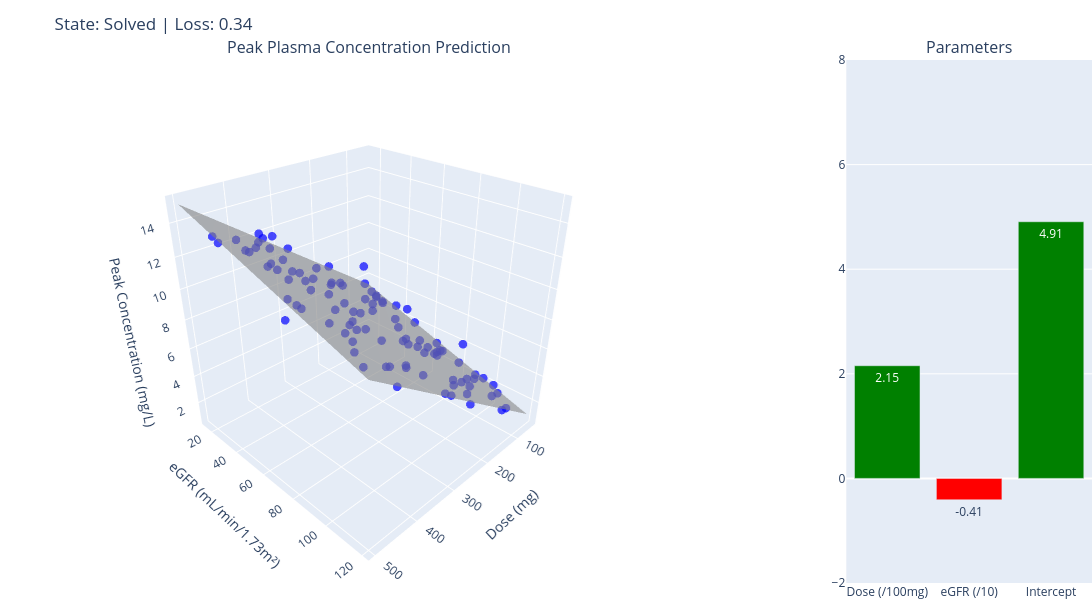

The cell this chart's notebook holds for it:
### Code cell
# 3D Calculated Linear Regression (Plane Fit)
# Clinical Example: Predicting Peak Plasma Concentration from Dose and Renal Function
import torch
import torch.nn as nn
import numpy as np
import plotly.graph_objects as go
from plotly.subplots import make_subplots

# --- TOGGLE LOGIC ---
try:
    is_solved_3d
except NameError:
    is_solved_3d = False

is_solved_3d = not is_solved_3d

# --- 1. SETUP 3D DATA ---
# Simulated pharmacokinetic study - no real patient data.
np.random.seed(42)
n_points = 100

# Two input features (clinical context)
dose_mg = np.random.uniform(50, 500, n_points)   # Administered dose (mg)
egfr = np.random.uniform(15, 120, n_points)      # Renal function, eGFR (mL/min/1.73m^2)

# Rescale both predictors so the learned coefficients are on a comparable scale
# (dose per 100 mg, eGFR per 10 mL/min) - the same trick as standardizing inputs.
dose_100mg = dose_mg / 100.0
egfr_10 = egfr / 10.0

# True relationship: Cmax = 2.2*dose_100mg - 0.45*egfr_10 + 5 + noise
# More drug in = higher peak concentration.
# Better kidney function = faster clearance = LOWER peak concentration,
# which is why the eGFR coefficient is negative.
true_w1, true_w2, true_b = 2.2, -0.45, 5.0
peak_concentration = true_w1 * dose_100mg + true_w2 * egfr_10 + true_b + np.random.normal(0, 0.6, n_points)

# Convert to tensors
X_tensor = torch.from_numpy(np.column_stack([dose_100mg, egfr_10]).astype(np.float32))
z_tensor = torch.from_numpy(peak_concentration.astype(np.float32)).view(-1, 1)

# Define Model (2 inputs -> 1 output)
model_3d = nn.Linear(2, 1)

# --- 2. APPLY LOGIC BASED ON TOGGLE ---
if is_solved_3d:
    # === MODE: CALCULATE EXACT SOLUTION (Normal Equation) ===
    status_msg = "Solved"
    plane_color = 'gray'
    plane_opacity = 0.6

    # Add bias column
    ones = torch.ones(X_tensor.shape[0], 1)
    X_design = torch.cat([X_tensor, ones], dim=1)

    # Normal equation: theta = (X'X)^-1 X'y
    theta = torch.inverse(X_design.t() @ X_design) @ X_design.t() @ z_tensor

    w1_val = theta[0].item()
    w2_val = theta[1].item()
    b_val = theta[2].item()

    # Set model weights
    with torch.no_grad():
        model_3d.weight[0, 0] = w1_val
        model_3d.weight[0, 1] = w2_val
        model_3d.bias[0] = b_val

else:
    # === MODE: RESET TO ZERO ===
    status_msg = "Initial"
    plane_color = 'gray'
    plane_opacity = 0.4

    w1_val, w2_val, b_val = 0.0, 0.0, 0.0

    with torch.no_grad():
        model_3d.weight.fill_(0.0)
        model_3d.bias.fill_(0.0)

# --- 3. CALCULATE LOSS ---
with torch.no_grad():
    predictions = model_3d(X_tensor)
    current_loss = torch.mean((z_tensor - predictions)**2).item()

# --- 4. CREATE PLANE SURFACE FOR VISUALIZATION ---
# Grid in the clinician-facing units (mg and mL/min), plane evaluated on the rescaled inputs
dose_grid = np.linspace(50, 500, 20)
egfr_grid = np.linspace(15, 120, 20)
Dose_mesh, Egfr_mesh = np.meshgrid(dose_grid, egfr_grid)

# Calculate predicted peak concentration for the plane
Conc_plane = w1_val * (Dose_mesh / 100.0) + w2_val * (Egfr_mesh / 10.0) + b_val

# --- 5. VISUALIZE WITH PARAMETER BAR CHART ---
fig = make_subplots(
    rows=1, cols=2,
    column_widths=[0.75, 0.25],
    specs=[[{"type": "scene"}, {"type": "xy"}]],
    subplot_titles=('Peak Plasma Concentration Prediction', 'Parameters')
)

# Trace 1: Data Points (3D scatter)
fig.add_trace(go.Scatter3d(
    x=dose_mg, y=egfr, z=peak_concentration,
    mode='markers',
    marker=dict(size=5, color='blue', opacity=0.7),
    name='Patients'
), row=1, col=1)

# Trace 2: Fitted Plane
fig.add_trace(go.Surface(
    x=Dose_mesh, y=Egfr_mesh, z=Conc_plane,
    colorscale=[[0, plane_color], [1, plane_color]],
    opacity=plane_opacity,
    showscale=False,
    name='Fitted Plane'
), row=1, col=1)

# Trace 3: Parameter bar chart
param_names = ['Dose (/100mg)', 'eGFR (/10)', 'Intercept']
param_values = [w1_val, w2_val, b_val]
colors = ['green' if v >= 0 else 'red' for v in param_values]
fig.add_trace(go.Bar(
    x=param_names,
    y=param_values,
    marker_color=colors,
    text=[f'{v:.2f}' for v in param_values],
    textposition='auto',
    name='Parameters'
), row=1, col=2)

# Camera setup
camera = dict(eye=dict(x=1.5, y=1.5, z=1.2))

fig.update_layout(
    title=f'State: {status_msg} | Loss: {current_loss:.2f}',
    scene=dict(
        xaxis_title='Dose (mg)',
        yaxis_title='eGFR (mL/min/1.73m²)',
        zaxis_title='Peak Concentration (mg/L)',
        camera=camera
    ),
    width=1100, height=600,
    showlegend=False,
    margin=dict(l=0, r=0, b=0, t=60)
)

# Fix parameter bar chart y-axis range
fig.update_yaxes(range=[-2, 8], row=1, col=2)

fig.show()

print(f"Model: Cmax = {w1_val:.4f}×Dose(/100mg) + {w2_val:.4f}×eGFR(/10) + {b_val:.4f}")
print(f"True:  Cmax = {true_w1}×Dose(/100mg) + {true_w2}×eGFR(/10) + {true_b}")

### Figure 1 — Plotly figure (JSON) as saved in the notebook; plotly's stock layout.template omitted (floating-point values rounded to 4 significant figures; data arrays with more than 128 entries replaced by an {"elided": "..."} marker saying what was removed)
{"data": [{"marker": {"color": "blue", "opacity": 0.7, "size": 5}, "mode": "markers", "name": "Patients", "scene": "scene", "type": "scatter3d", "x": [218.5, 477.8, 379.4, 319.4, 120.2, 120.2, 76.14, 439.8, 320.5, 368.6, 59.26, 486.5, 424.6, 145.6, 131.8, 132.5, 186.9, 286.1, 244.4, 181.1, 325.3, 112.8, 181.5, 214.9, 255.2, 403.3, 139.9, 281.4, 316.6, 70.9, 323.4, 126.7, 79.27, 477.0, 484.5, 413.8, 187.1, 93.95, 357.9, 248.1, 104.9, 272.8, 65.47, 459.2, 166.5, 348.1, 190.3, 284.0, 296.0, 133.2, 486.3, 398.8, 472.8, 452.7, 319.1, 464.8, 89.82, 138.2, 70.35, 196.4, 224.9, 172.1, 422.9, 210.5, 176.4, 294.2, 113.4, 411.0, 83.55, 494.1, 397.5, 139.4, 52.48, 417.0, 368.1, 378.1, 397.1, 83.32, 211.3, 102.1, 438.4, 330.5, 198.9, 78.6, 189.9, 196.3, 378.3, 336.9, 449.2, 262.5, 103.8, 371.0, 392.4, 302.6, 396.9, 272.2, 285.2, 242.4, 61.44, 98.55], "y": [18.3, 81.82, 48.01, 68.4, 110.3, 41.18, 58.09, 94.33, 39.02, 23.08, 45.42, 31.93, 112.6, 99.85, 81.51, 106.5, 99.39, 34.59, 108.7, 71.63, 99.78, 109.1, 48.39, 26.56, 38.93, 59.85, 100.9, 105.4, 15.73, 68.63, 58.83, 38.32, 27.59, 50.45, 114.0, 48.94, 69.47, 88.82, 53.18, 117.0, 116.1, 41.44, 67.21, 46.59, 44.91, 18.87, 79.0, 67.78, 20.41, 44.26, 110.4, 40.15, 30.21, 66.39, 118.5, 40.42, 85.57, 94.97, 39.95, 91.46, 53.62, 81.39, 81.52, 71.26, 24.48, 102.7, 48.68, 34.58, 19.28, 77.04, 86.14, 16.74, 68.77, 38.78, 82.74, 33.31, 87.55, 55.61, 113.4, 29.44, 50.81, 26.91, 112.1, 107.1, 42.08, 84.3, 100.8, 73.3, 70.61, 40.39, 24.78, 109.2, 109.5, 81.48, 50.6, 51.67, 91.23, 109.2, 108.1, 96.89], "z": [8.576, 11.97, 11.36, 8.52, 3.801, 6.076, 3.346, 10.82, 9.71, 12.54, 4.955, 13.77, 9.851, 3.956, 4.725, 4.261, 4.492, 9.286, 4.95, 5.27, 7.621, 2.777, 6.981, 9.028, 8.871, 12.05, 3.378, 8.081, 11.63, 2.957, 8.825, 6.353, 5.369, 13.65, 10.81, 11.86, 5.481, 2.161, 10.21, 5.705, 2.214, 8.39, 3.52, 13.24, 6.111, 11.9, 5.666, 7.513, 10.81, 6.275, 11.38, 12.6, 13.21, 11.41, 6.996, 13.72, 3.434, 6.078, 5.092, 5.886, 8.108, 5.515, 10.45, 6.881, 7.316, 6.709, 5.013, 12.53, 7.359, 11.28, 10.28, 6.346, 2.777, 13.08, 9.413, 11.17, 9.367, 4.738, 4.11, 6.052, 12.39, 10.67, 5.618, 2.289, 6.07, 5.638, 8.39, 9.625, 11.23, 8.888, 6.472, 8.766, 7.982, 7.79, 11.17, 8.272, 8.229, 5.662, 0.7286, 3.359]}, {"colorscale": [[0, "gray"], [1, "gray"]], "name": "Fitted Plane", "opacity": 0.6, "scene": "scene", "showscale": false, "type": "surface", "x": {"elided": "20x20 float values"}, "y": {"elided": "20x20 float values"}, "z": {"elided": "20x20 float values"}}, {"marker": {"color": ["green", "red", "green"]}, "name": "Parameters", "text": ["2.15", "-0.41", "4.91"], "textposition": "auto", "type": "bar", "x": ["Dose (/100mg)", "eGFR (/10)", "Intercept"], "xaxis": "x", "y": [2.154, -0.4089, 4.907], "yaxis": "y"}], "layout": {"annotations": [{"font": {"size": 16}, "showarrow": false, "text": "Peak Plasma Concentration Prediction", "x": 0.3375, "xanchor": "center", "xref": "paper", "y": 1.0, "yanchor": "bottom", "yref": "paper"}, {"font": {"size": 16}, "showarrow": false, "text": "Parameters", "x": 0.8875, "xanchor": "center", "xref": "paper", "y": 1.0, "yanchor": "bottom", "yref": "paper"}], "height": 600, "margin": {"b": 0, "l": 0, "r": 0, "t": 60}, "scene": {"camera": {"eye": {"x": 1.5, "y": 1.5, "z": 1.2}}, "domain": {"x": [0.0, 0.675], "y": [0.0, 1.0]}, "xaxis": {"title": {"text": "Dose (mg)"}}, "yaxis": {"title": {"text": "eGFR (mL/min/1.73m²)"}}, "zaxis": {"title": {"text": "Peak Concentration (mg/L)"}}}, "showlegend": false, "title": {"text": "State: Solved | Loss: 0.34"}, "width": 1100, "xaxis": {"anchor": "y", "domain": [0.775, 1.0]}, "yaxis": {"anchor": "x", "domain": [0.0, 1.0], "range": [-2, 8]}}}
